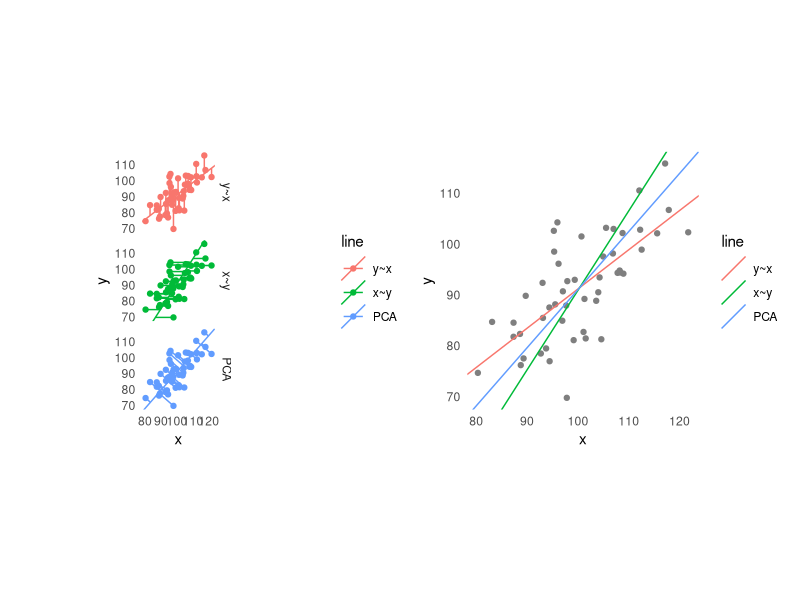

Source code (R):
#exploring different ways of drawing lines of best fit on scatter plots
library(tidyverse)
library(mvtnorm)
library(patchwork)

#to do:
#update labels to use the correct names
#potential have 3 or 4 different types of data, and a plot for each
#add a references section and write up

make_plots <- function(x,y) {
#model y using x (standard best fit line)
line1 <- lm(y~x)$coef
line1.slope <- line1[2]
line1.intercept <- line1[1]
#model x using y (what if x is actually predicted by y, not true)
line2 <- lm(x~y)$coef
#y = mx + c
#(y-c) = mx
#x = (1/m)y - (c/m)
line2.slope <- (1/line2[2])
line2.intercept <- -(line2[1]/line2[2])

#calculate the principal components of x/y
pca <- prcomp(cbind(x,y))$rotation
pca.slope <- pca[2,1] / pca[1,1]
pca.intercept <- mean(y) - (pca.slope * mean(x))

#calculate predicted positions on each line, and corresponding "residual" lines
data <- data.frame(x,y)
data %>%
  mutate(yhat_line1=(x*line1.slope+line1.intercept),
         xhat_line1=x,
         yhat_line2=y,
         xhat_line2=(y-line2.intercept)/line2.slope,
         #https://en.wikipedia.org/wiki/Distance_from_a_point_to_a_line
         a=pca.slope,
         b=-1,
         c=pca.intercept,
         xhat_line3=(b*(b*x-a*y)-(a*c))/((a*a)+(b*b)),
         yhat_line3=(a*(-b*x+a*y)-(b*c))/((a*a)+(b*b)),
         #want slopes/intercepts in this data frame:
         slope_line1=line1.slope,
         slope_line2=line2.slope,
         slope_line3=pca.slope,
         intercept_line1=line1.intercept,
         intercept_line2=line2.intercept,
         intercept_line3=pca.intercept
         )%>% 
  select(-c(a,b,c)) %>%
  #transpose to a long form
  gather(key="key",value="value",-c(x,y)) %>% 
  # have "yhat_line1", want two colums of "yhat" "line1"
  separate(key,c("type","line"),"_") %>% 
  #then transpose so we have cols for xhat, yhat etc
  spread(key="type",value="value") %>%
  #calculate the residuals for each method
  #i.e. the distance from the point to the line
  mutate(line=case_when(
           line=="line1" ~ "y~x",
           line=="line2" ~ "x~y",
           line=="line3" ~ "PCA"
         ),
         line=factor(line,levels=c("y~x","x~y","PCA"))) -> data


#facetted scatter plot with three sets of residual lines
data %>% 
  ggplot() +
  facet_grid(line ~ .) +
  geom_point(aes(x=x,y=y,colour=line))+
  geom_abline(aes(slope=slope,intercept=intercept,colour=line))+
  geom_segment(aes(x=x,y=y,xend=xhat,yend=yhat,colour=line))+
  coord_equal() +
  theme_minimal() +
  theme(panel.grid=element_blank()) -> plot1

#basic scatter plot
ggplot() +
  geom_point(data=distinct(data,x,y),
             aes(x=x,y=y),colour="grey50")+
  geom_abline(data=distinct(data,line,slope,intercept),
              aes(slope=slope,intercept=intercept,colour=line))+
  coord_equal() +
  theme_minimal() +
  theme(panel.grid=element_blank()) -> plot2


#need to transpose the data again to be able to do the residuals
#want a 3 x 3 grid, where we have 3 distance types (x,y,x+y) and 3 lines...
head(data)

data %>%
  mutate(distance_x = sqrt((xhat-x)**2),
         distance_y = sqrt((yhat-x)**2),
         distance_cart = sqrt((xhat-x)**2+(yhat-y)**2)
         ) %>%
  select(x,y,line,starts_with("distance")) %>%
  gather(key="key",value="value",-c(x,y,line)) %>%
  ggplot()+
  facet_grid(line ~ key) +
  geom_point(aes(x=x,y=value,colour=line))

print(plot1+plot2)
  

}


#simulate x/y using simple sets of distributions
set.seed(123)
x <- rnorm(50,mean=100,sd=10)
# y = 0.8 * x + noise
y <- 0.8 * x + rnorm(50,mean=10,sd=8)
make_plots(x,y)

#actual multivariate normal case:
# mean <- c(100,90)
# sigma <- as.matrix(rbind(c(1,0.6),c(0.6,1)))
# set.seed(123)
# data.matrix <- rmvnorm(1000,mean,sigma)
# x <- data.matrix[,1]
# y <- data.matrix[,2]
# 
# make_plots(x,y)
# 
# 
# #highly correlated rvnorm
# mean <- c(100,90)
# sigma <- as.matrix(rbind(c(1,0.9),c(0.9,1)))
# set.seed(123)
# data.matrix <- rmvnorm(1000,mean,sigma)
# x <- data.matrix[,1]
# y <- data.matrix[,2]
# 
# make_plots(x,y)
# 
# 
# 
# #lowly correlated rvnorm
# mean <- c(100,90)
# sigma <- as.matrix(rbind(c(1,0.2),c(0.2,1)))
# set.seed(123)
# data.matrix <- rmvnorm(1000,mean,sigma)
# x <- data.matrix[,1]
# y <- data.matrix[,2]
# 
# make_plots(x,y)
# 
# 
# #look at what if we are measuring the wrong way round
# set.seed(123)
# y <- rnorm(1000,mean=100,sd=10)
# # y = 0.8 * x + noise
# x <- 0.8 * y + rnorm(1000,mean=10,sd=8)
# make_plots(x,y)
# 
# #look at first approach with higher noise...
# 
# set.seed(123)
# x <- rnorm(1000,mean=100,sd=10)
# # y = 0.8 * x + noise
# y <- 0.8 * x + rnorm(1000,mean=20,sd=10)
# make_plots(x,y)
# 
# 
# #look at what if we are measuring the wrong way round + high noise
# set.seed(123)
# y <- rnorm(1000,mean=100,sd=10)
# # y = 0.8 * x + noise
# x <- 0.8 * y + rnorm(1000,mean=20,sd=10)
# make_plots(x,y)
# 
# 
# 
# #make more stretched out
# set.seed(123)
# x <- rnorm(1000,mean=100,sd=20)
# # y = 0.8 * x + noise
# y <- 0.8 * x + rnorm(1000,mean=30,sd=5)
# make_plots(x,y)



#geometrically can think of levers
#if you draw a triangle, the hypotenuse is the middle PCA which balances both residuals
#the standard linear regression line only cares about vertical residuals, so is pulls the line flatter
#the reverses regression line only cares about horizontal, so pulls the line steaper
#draw the triangle + show movements.

#so if you think the true relationship is the standard regression,
#then by eye you will naturally overstate the relationship


#add an extra set of plots, show/calculate all three types of residual for the 3 different colours + facet...
#this will show what each technique is minimising.